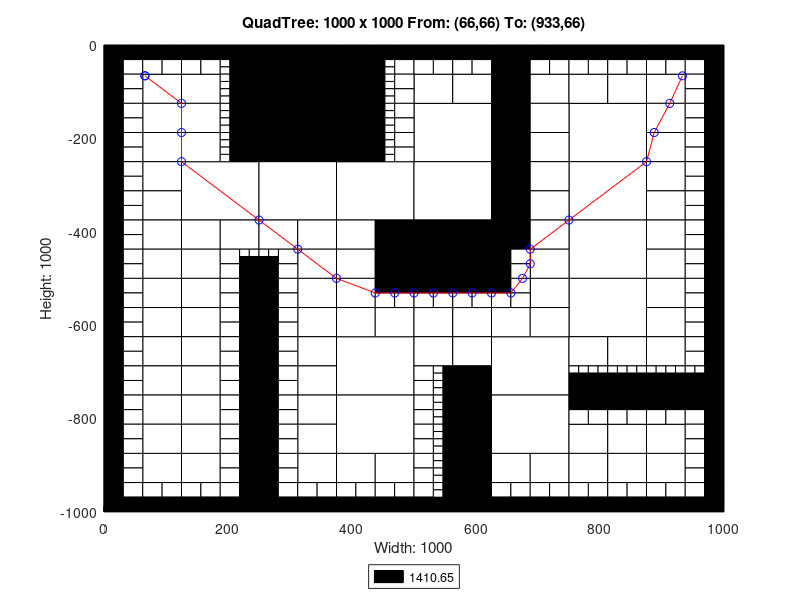

This chart was generated by the following MATLAB code:
axis([0 1000 -1000 0]);
title('QuadTree: 1000 x 1000 From: (66,66) To: (933,66)');
xlabel('Width: 1000');
ylabel('Height: 1000');
rectangle('Position',[250 -125 125 125], 'FaceColor',[0 0 0]);
rectangle('Position',[250 -250 125 125], 'FaceColor',[0 0 0]);
rectangle('Position',[125 -375 125 125], 'FaceColor',[1 1 1]);
rectangle('Position',[250 -375 125 125], 'FaceColor',[1 1 1]);
rectangle('Position',[375 -375 125 125], 'FaceColor',[1 1 1]);
rectangle('Position',[500 -250 125 125], 'FaceColor',[1 1 1]);
rectangle('Position',[750 -250 125 125], 'FaceColor',[1 1 1]);
rectangle('Position',[500 -375 125 125], 'FaceColor',[1 1 1]);
rectangle('Position',[500 -500 125 125], 'FaceColor',[0 0 0]);
rectangle('Position',[750 -375 125 125], 'FaceColor',[1 1 1]);
rectangle('Position',[750 -500 125 125], 'FaceColor',[1 1 1]);
rectangle('Position',[375 -750 125 125], 'FaceColor',[1 1 1]);
rectangle('Position',[375 -875 125 125], 'FaceColor',[1 1 1]);
rectangle('Position',[625 -750 125 125], 'FaceColor',[1 1 1]);
rectangle('Position',[750 -625 125 125], 'FaceColor',[1 1 1]);
rectangle('Position',[625 -875 125 125], 'FaceColor',[1 1 1]);
rectangle('Position',[62.5 -125 62.5 62.5], 'FaceColor',[1 1 1]);
rectangle('Position',[125 -125 62.5 62.5], 'FaceColor',[1 1 1]);
rectangle('Position',[62.5 -187.5 62.5 62.5], 'FaceColor',[1 1 1]);
rectangle('Position',[62.5 -250 62.5 62.5], 'FaceColor',[1 1 1]);
rectangle('Position',[125 -187.5 62.5 62.5], 'FaceColor',[1 1 1]);
rectangle('Position',[125 -250 62.5 62.5], 'FaceColor',[1 1 1]);
rectangle('Position',[375 -62.5 62.5 62.5], 'FaceColor',[0 0 0]);
rectangle('Position',[375 -125 62.5 62.5], 'FaceColor',[0 0 0]);
rectangle('Position',[375 -187.5 62.5 62.5], 'FaceColor',[0 0 0]);
rectangle('Position',[375 -250 62.5 62.5], 'FaceColor',[0 0 0]);
rectangle('Position',[62.5 -312.5 62.5 62.5], 'FaceColor',[1 1 1]);
rectangle('Position',[62.5 -375 62.5 62.5], 'FaceColor',[1 1 1]);
rectangle('Position',[62.5 -437.5 62.5 62.5], 'FaceColor',[1 1 1]);
rectangle('Position',[62.5 -500 62.5 62.5], 'FaceColor',[1 1 1]);
rectangle('Position',[125 -437.5 62.5 62.5], 'FaceColor',[1 1 1]);
rectangle('Position',[187.5 -437.5 62.5 62.5], 'FaceColor',[1 1 1]);
rectangle('Position',[125 -500 62.5 62.5], 'FaceColor',[1 1 1]);
rectangle('Position',[250 -437.5 62.5 62.5], 'FaceColor',[1 1 1]);
rectangle('Position',[312.5 -437.5 62.5 62.5], 'FaceColor',[1 1 1]);
rectangle('Position',[312.5 -500 62.5 62.5], 'FaceColor',[1 1 1]);
rectangle('Position',[375 -437.5 62.5 62.5], 'FaceColor',[1 1 1]);
rectangle('Position',[437.5 -437.5 62.5 62.5], 'FaceColor',[0 0 0]);
rectangle('Position',[375 -500 62.5 62.5], 'FaceColor',[1 1 1]);
rectangle('Position',[437.5 -500 62.5 62.5], 'FaceColor',[0 0 0]);
rectangle('Position',[500 -125 62.5 62.5], 'FaceColor',[1 1 1]);
rectangle('Position',[562.5 -125 62.5 62.5], 'FaceColor',[1 1 1]);
rectangle('Position',[625 -62.5 62.5 62.5], 'FaceColor',[0 0 0]);
rectangle('Position',[625 -125 62.5 62.5], 'FaceColor',[0 0 0]);
rectangle('Position',[687.5 -125 62.5 62.5], 'FaceColor',[1 1 1]);
rectangle('Position',[625 -187.5 62.5 62.5], 'FaceColor',[0 0 0]);
rectangle('Position',[687.5 -187.5 62.5 62.5], 'FaceColor',[1 1 1]);
rectangle('Position',[625 -250 62.5 62.5], 'FaceColor',[0 0 0]);
rectangle('Position',[687.5 -250 62.5 62.5], 'FaceColor',[1 1 1]);
rectangle('Position',[750 -125 62.5 62.5], 'FaceColor',[1 1 1]);
rectangle('Position',[812.5 -125 62.5 62.5], 'FaceColor',[1 1 1]);
rectangle('Position',[875 -125 62.5 62.5], 'FaceColor',[1 1 1]);
rectangle('Position',[875 -187.5 62.5 62.5], 'FaceColor',[1 1 1]);
rectangle('Position',[875 -250 62.5 62.5], 'FaceColor',[1 1 1]);
rectangle('Position',[625 -312.5 62.5 62.5], 'FaceColor',[0 0 0]);
rectangle('Position',[687.5 -312.5 62.5 62.5], 'FaceColor',[1 1 1]);
rectangle('Position',[625 -375 62.5 62.5], 'FaceColor',[0 0 0]);
rectangle('Position',[687.5 -375 62.5 62.5], 'FaceColor',[1 1 1]);
rectangle('Position',[625 -437.5 62.5 62.5], 'FaceColor',[0 0 0]);
rectangle('Position',[687.5 -437.5 62.5 62.5], 'FaceColor',[1 1 1]);
rectangle('Position',[687.5 -500 62.5 62.5], 'FaceColor',[1 1 1]);
rectangle('Position',[875 -312.5 62.5 62.5], 'FaceColor',[1 1 1]);
rectangle('Position',[875 -375 62.5 62.5], 'FaceColor',[1 1 1]);
rectangle('Position',[875 -437.5 62.5 62.5], 'FaceColor',[1 1 1]);
rectangle('Position',[875 -500 62.5 62.5], 'FaceColor',[1 1 1]);
rectangle('Position',[62.5 -562.5 62.5 62.5], 'FaceColor',[1 1 1]);
rectangle('Position',[62.5 -625 62.5 62.5], 'FaceColor',[1 1 1]);
rectangle('Position',[125 -562.5 62.5 62.5], 'FaceColor',[1 1 1]);
rectangle('Position',[125 -625 62.5 62.5], 'FaceColor',[1 1 1]);
rectangle('Position',[62.5 -687.5 62.5 62.5], 'FaceColor',[1 1 1]);
rectangle('Position',[62.5 -750 62.5 62.5], 'FaceColor',[1 1 1]);
rectangle('Position',[125 -687.5 62.5 62.5], 'FaceColor',[1 1 1]);
rectangle('Position',[125 -750 62.5 62.5], 'FaceColor',[1 1 1]);
rectangle('Position',[312.5 -562.5 62.5 62.5], 'FaceColor',[1 1 1]);
rectangle('Position',[312.5 -625 62.5 62.5], 'FaceColor',[1 1 1]);
rectangle('Position',[375 -562.5 62.5 62.5], 'FaceColor',[1 1 1]);
rectangle('Position',[375 -625 62.5 62.5], 'FaceColor',[1 1 1]);
rectangle('Position',[437.5 -625 62.5 62.5], 'FaceColor',[1 1 1]);
rectangle('Position',[312.5 -687.5 62.5 62.5], 'FaceColor',[1 1 1]);
rectangle('Position',[312.5 -750 62.5 62.5], 'FaceColor',[1 1 1]);
rectangle('Position',[62.5 -812.5 62.5 62.5], 'FaceColor',[1 1 1]);
rectangle('Position',[62.5 -875 62.5 62.5], 'FaceColor',[1 1 1]);
rectangle('Position',[125 -812.5 62.5 62.5], 'FaceColor',[1 1 1]);
rectangle('Position',[125 -875 62.5 62.5], 'FaceColor',[1 1 1]);
rectangle('Position',[62.5 -937.5 62.5 62.5], 'FaceColor',[1 1 1]);
rectangle('Position',[125 -937.5 62.5 62.5], 'FaceColor',[1 1 1]);
rectangle('Position',[312.5 -812.5 62.5 62.5], 'FaceColor',[1 1 1]);
rectangle('Position',[312.5 -875 62.5 62.5], 'FaceColor',[1 1 1]);
rectangle('Position',[312.5 -937.5 62.5 62.5], 'FaceColor',[1 1 1]);
rectangle('Position',[375 -937.5 62.5 62.5], 'FaceColor',[1 1 1]);
rectangle('Position',[437.5 -937.5 62.5 62.5], 'FaceColor',[1 1 1]);
rectangle('Position',[500 -625 62.5 62.5], 'FaceColor',[1 1 1]);
rectangle('Position',[562.5 -625 62.5 62.5], 'FaceColor',[1 1 1]);
rectangle('Position',[687.5 -562.5 62.5 62.5], 'FaceColor',[1 1 1]);
rectangle('Position',[625 -625 62.5 62.5], 'FaceColor',[1 1 1]);
rectangle('Position',[687.5 -625 62.5 62.5], 'FaceColor',[1 1 1]);
rectangle('Position',[500 -687.5 62.5 62.5], 'FaceColor',[1 1 1]);
rectangle('Position',[562.5 -687.5 62.5 62.5], 'FaceColor',[1 1 1]);
rectangle('Position',[562.5 -750 62.5 62.5], 'FaceColor',[0 0 0]);
rectangle('Position',[875 -562.5 62.5 62.5], 'FaceColor',[1 1 1]);
rectangle('Position',[875 -625 62.5 62.5], 'FaceColor',[1 1 1]);
rectangle('Position',[750 -687.5 62.5 62.5], 'FaceColor',[1 1 1]);
rectangle('Position',[812.5 -687.5 62.5 62.5], 'FaceColor',[1 1 1]);
rectangle('Position',[875 -687.5 62.5 62.5], 'FaceColor',[1 1 1]);
rectangle('Position',[562.5 -812.5 62.5 62.5], 'FaceColor',[0 0 0]);
rectangle('Position',[562.5 -875 62.5 62.5], 'FaceColor',[0 0 0]);
rectangle('Position',[562.5 -937.5 62.5 62.5], 'FaceColor',[0 0 0]);
rectangle('Position',[562.5 -1000 62.5 62.5], 'FaceColor',[0 0 0]);
rectangle('Position',[625 -937.5 62.5 62.5], 'FaceColor',[1 1 1]);
rectangle('Position',[687.5 -937.5 62.5 62.5], 'FaceColor',[1 1 1]);
rectangle('Position',[750 -875 62.5 62.5], 'FaceColor',[1 1 1]);
rectangle('Position',[812.5 -875 62.5 62.5], 'FaceColor',[1 1 1]);
rectangle('Position',[875 -875 62.5 62.5], 'FaceColor',[1 1 1]);
rectangle('Position',[750 -937.5 62.5 62.5], 'FaceColor',[1 1 1]);
rectangle('Position',[812.5 -937.5 62.5 62.5], 'FaceColor',[1 1 1]);
rectangle('Position',[875 -937.5 62.5 62.5], 'FaceColor',[1 1 1]);
rectangle('Position',[0 -31.25 31.25 31.25], 'FaceColor',[0 0 0]);
rectangle('Position',[31.25 -31.25 31.25 31.25], 'FaceColor',[0 0 0]);
rectangle('Position',[0 -62.5 31.25 31.25], 'FaceColor',[0 0 0]);
rectangle('Position',[31.25 -62.5 31.25 31.25], 'FaceColor',[1 1 1]);
rectangle('Position',[62.5 -31.25 31.25 31.25], 'FaceColor',[0 0 0]);
rectangle('Position',[93.75 -31.25 31.25 31.25], 'FaceColor',[0 0 0]);
rectangle('Position',[62.5 -62.5 31.25 31.25], 'FaceColor',[1 1 1]);
rectangle('Position',[93.75 -62.5 31.25 31.25], 'FaceColor',[1 1 1]);
rectangle('Position',[0 -93.75 31.25 31.25], 'FaceColor',[0 0 0]);
rectangle('Position',[31.25 -93.75 31.25 31.25], 'FaceColor',[1 1 1]);
rectangle('Position',[0 -125 31.25 31.25], 'FaceColor',[0 0 0]);
rectangle('Position',[31.25 -125 31.25 31.25], 'FaceColor',[1 1 1]);
rectangle('Position',[125 -31.25 31.25 31.25], 'FaceColor',[0 0 0]);
rectangle('Position',[156.25 -31.25 31.25 31.25], 'FaceColor',[0 0 0]);
rectangle('Position',[125 -62.5 31.25 31.25], 'FaceColor',[1 1 1]);
rectangle('Position',[156.25 -62.5 31.25 31.25], 'FaceColor',[1 1 1]);
rectangle('Position',[187.5 -31.25 31.25 31.25], 'FaceColor',[0 0 0]);
rectangle('Position',[218.75 -31.25 31.25 31.25], 'FaceColor',[0 0 0]);
rectangle('Position',[218.75 -62.5 31.25 31.25], 'FaceColor',[0 0 0]);
rectangle('Position',[218.75 -93.75 31.25 31.25], 'FaceColor',[0 0 0]);
rectangle('Position',[218.75 -125 31.25 31.25], 'FaceColor',[0 0 0]);
rectangle('Position',[0 -156.25 31.25 31.25], 'FaceColor',[0 0 0]);
rectangle('Position',[31.25 -156.25 31.25 31.25], 'FaceColor',[1 1 1]);
rectangle('Position',[0 -187.5 31.25 31.25], 'FaceColor',[0 0 0]);
rectangle('Position',[31.25 -187.5 31.25 31.25], 'FaceColor',[1 1 1]);
rectangle('Position',[0 -218.75 31.25 31.25], 'FaceColor',[0 0 0]);
rectangle('Position',[31.25 -218.75 31.25 31.25], 'FaceColor',[1 1 1]);
rectangle('Position',[0 -250 31.25 31.25], 'FaceColor',[0 0 0]);
rectangle('Position',[31.25 -250 31.25 31.25], 'FaceColor',[1 1 1]);
rectangle('Position',[218.75 -156.25 31.25 31.25], 'FaceColor',[0 0 0]);
rectangle('Position',[218.75 -187.5 31.25 31.25], 'FaceColor',[0 0 0]);
rectangle('Position',[218.75 -218.75 31.25 31.25], 'FaceColor',[0 0 0]);
rectangle('Position',[218.75 -250 31.25 31.25], 'FaceColor',[0 0 0]);
rectangle('Position',[437.5 -31.25 31.25 31.25], 'FaceColor',[0 0 0]);
rectangle('Position',[468.75 -31.25 31.25 31.25], 'FaceColor',[0 0 0]);
rectangle('Position',[468.75 -62.5 31.25 31.25], 'FaceColor',[1 1 1]);
rectangle('Position',[468.75 -93.75 31.25 31.25], 'FaceColor',[1 1 1]);
rectangle('Position',[468.75 -125 31.25 31.25], 'FaceColor',[1 1 1]);
rectangle('Position',[468.75 -156.25 31.25 31.25], 'FaceColor',[1 1 1]);
rectangle('Position',[468.75 -187.5 31.25 31.25], 'FaceColor',[1 1 1]);
rectangle('Position',[468.75 -218.75 31.25 31.25], 'FaceColor',[1 1 1]);
rectangle('Position',[468.75 -250 31.25 31.25], 'FaceColor',[1 1 1]);
rectangle('Position',[0 -281.25 31.25 31.25], 'FaceColor',[0 0 0]);
rectangle('Position',[31.25 -281.25 31.25 31.25], 'FaceColor',[1 1 1]);
rectangle('Position',[0 -312.5 31.25 31.25], 'FaceColor',[0 0 0]);
rectangle('Position',[31.25 -312.5 31.25 31.25], 'FaceColor',[1 1 1]);
rectangle('Position',[0 -343.75 31.25 31.25], 'FaceColor',[0 0 0]);
rectangle('Position',[31.25 -343.75 31.25 31.25], 'FaceColor',[1 1 1]);
rectangle('Position',[0 -375 31.25 31.25], 'FaceColor',[0 0 0]);
rectangle('Position',[31.25 -375 31.25 31.25], 'FaceColor',[1 1 1]);
rectangle('Position',[0 -406.25 31.25 31.25], 'FaceColor',[0 0 0]);
rectangle('Position',[31.25 -406.25 31.25 31.25], 'FaceColor',[1 1 1]);
rectangle('Position',[0 -437.5 31.25 31.25], 'FaceColor',[0 0 0]);
rectangle('Position',[31.25 -437.5 31.25 31.25], 'FaceColor',[1 1 1]);
rectangle('Position',[0 -468.75 31.25 31.25], 'FaceColor',[0 0 0]);
rectangle('Position',[31.25 -468.75 31.25 31.25], 'FaceColor',[1 1 1]);
rectangle('Position',[0 -500 31.25 31.25], 'FaceColor',[0 0 0]);
rectangle('Position',[31.25 -500 31.25 31.25], 'FaceColor',[1 1 1]);
rectangle('Position',[187.5 -468.75 31.25 31.25], 'FaceColor',[1 1 1]);
rectangle('Position',[187.5 -500 31.25 31.25], 'FaceColor',[1 1 1]);
rectangle('Position',[218.75 -500 31.25 31.25], 'FaceColor',[0 0 0]);
rectangle('Position',[281.25 -468.75 31.25 31.25], 'FaceColor',[1 1 1]);
rectangle('Position',[250 -500 31.25 31.25], 'FaceColor',[0 0 0]);
rectangle('Position',[281.25 -500 31.25 31.25], 'FaceColor',[1 1 1]);
rectangle('Position',[500 -31.25 31.25 31.25], 'FaceColor',[0 0 0]);
rectangle('Position',[531.25 -31.25 31.25 31.25], 'FaceColor',[0 0 0]);
rectangle('Position',[500 -62.5 31.25 31.25], 'FaceColor',[1 1 1]);
rectangle('Position',[531.25 -62.5 31.25 31.25], 'FaceColor',[1 1 1]);
rectangle('Position',[562.5 -31.25 31.25 31.25], 'FaceColor',[0 0 0]);
rectangle('Position',[593.75 -31.25 31.25 31.25], 'FaceColor',[0 0 0]);
rectangle('Position',[562.5 -62.5 31.25 31.25], 'FaceColor',[1 1 1]);
rectangle('Position',[593.75 -62.5 31.25 31.25], 'FaceColor',[1 1 1]);
rectangle('Position',[687.5 -31.25 31.25 31.25], 'FaceColor',[0 0 0]);
rectangle('Position',[718.75 -31.25 31.25 31.25], 'FaceColor',[0 0 0]);
rectangle('Position',[687.5 -62.5 31.25 31.25], 'FaceColor',[1 1 1]);
rectangle('Position',[718.75 -62.5 31.25 31.25], 'FaceColor',[1 1 1]);
rectangle('Position',[750 -31.25 31.25 31.25], 'FaceColor',[0 0 0]);
rectangle('Position',[781.25 -31.25 31.25 31.25], 'FaceColor',[0 0 0]);
rectangle('Position',[750 -62.5 31.25 31.25], 'FaceColor',[1 1 1]);
rectangle('Position',[781.25 -62.5 31.25 31.25], 'FaceColor',[1 1 1]);
rectangle('Position',[812.5 -31.25 31.25 31.25], 'FaceColor',[0 0 0]);
rectangle('Position',[843.75 -31.25 31.25 31.25], 'FaceColor',[0 0 0]);
rectangle('Position',[812.5 -62.5 31.25 31.25], 'FaceColor',[1 1 1]);
rectangle('Position',[843.75 -62.5 31.25 31.25], 'FaceColor',[1 1 1]);
rectangle('Position',[875 -31.25 31.25 31.25], 'FaceColor',[0 0 0]);
rectangle('Position',[906.25 -31.25 31.25 31.25], 'FaceColor',[0 0 0]);
rectangle('Position',[875 -62.5 31.25 31.25], 'FaceColor',[1 1 1]);
rectangle('Position',[906.25 -62.5 31.25 31.25], 'FaceColor',[1 1 1]);
rectangle('Position',[937.5 -31.25 31.25 31.25], 'FaceColor',[0 0 0]);
rectangle('Position',[968.75 -31.25 31.25 31.25], 'FaceColor',[0 0 0]);
rectangle('Position',[937.5 -62.5 31.25 31.25], 'FaceColor',[1 1 1]);
rectangle('Position',[968.75 -62.5 31.25 31.25], 'FaceColor',[0 0 0]);
rectangle('Position',[937.5 -93.75 31.25 31.25], 'FaceColor',[1 1 1]);
rectangle('Position',[968.75 -93.75 31.25 31.25], 'FaceColor',[0 0 0]);
rectangle('Position',[937.5 -125 31.25 31.25], 'FaceColor',[1 1 1]);
rectangle('Position',[968.75 -125 31.25 31.25], 'FaceColor',[0 0 0]);
rectangle('Position',[937.5 -156.25 31.25 31.25], 'FaceColor',[1 1 1]);
rectangle('Position',[968.75 -156.25 31.25 31.25], 'FaceColor',[0 0 0]);
rectangle('Position',[937.5 -187.5 31.25 31.25], 'FaceColor',[1 1 1]);
rectangle('Position',[968.75 -187.5 31.25 31.25], 'FaceColor',[0 0 0]);
rectangle('Position',[937.5 -218.75 31.25 31.25], 'FaceColor',[1 1 1]);
rectangle('Position',[968.75 -218.75 31.25 31.25], 'FaceColor',[0 0 0]);
rectangle('Position',[937.5 -250 31.25 31.25], 'FaceColor',[1 1 1]);
rectangle('Position',[968.75 -250 31.25 31.25], 'FaceColor',[0 0 0]);
rectangle('Position',[625 -468.75 31.25 31.25], 'FaceColor',[0 0 0]);
rectangle('Position',[656.25 -468.75 31.25 31.25], 'FaceColor',[1 1 1]);
rectangle('Position',[625 -500 31.25 31.25], 'FaceColor',[0 0 0]);
rectangle('Position',[656.25 -500 31.25 31.25], 'FaceColor',[1 1 1]);
rectangle('Position',[937.5 -281.25 31.25 31.25], 'FaceColor',[1 1 1]);
rectangle('Position',[968.75 -281.25 31.25 31.25], 'FaceColor',[0 0 0]);
rectangle('Position',[937.5 -312.5 31.25 31.25], 'FaceColor',[1 1 1]);
rectangle('Position',[968.75 -312.5 31.25 31.25], 'FaceColor',[0 0 0]);
rectangle('Position',[937.5 -343.75 31.25 31.25], 'FaceColor',[1 1 1]);
rectangle('Position',[968.75 -343.75 31.25 31.25], 'FaceColor',[0 0 0]);
rectangle('Position',[937.5 -375 31.25 31.25], 'FaceColor',[1 1 1]);
rectangle('Position',[968.75 -375 31.25 31.25], 'FaceColor',[0 0 0]);
rectangle('Position',[937.5 -406.25 31.25 31.25], 'FaceColor',[1 1 1]);
rectangle('Position',[968.75 -406.25 31.25 31.25], 'FaceColor',[0 0 0]);
rectangle('Position',[937.5 -437.5 31.25 31.25], 'FaceColor',[1 1 1]);
rectangle('Position',[968.75 -437.5 31.25 31.25], 'FaceColor',[0 0 0]);
rectangle('Position',[937.5 -468.75 31.25 31.25], 'FaceColor',[1 1 1]);
rectangle('Position',[968.75 -468.75 31.25 31.25], 'FaceColor',[0 0 0]);
rectangle('Position',[937.5 -500 31.25 31.25], 'FaceColor',[1 1 1]);
rectangle('Position',[968.75 -500 31.25 31.25], 'FaceColor',[0 0 0]);
rectangle('Position',[0 -531.25 31.25 31.25], 'FaceColor',[0 0 0]);
rectangle('Position',[31.25 -531.25 31.25 31.25], 'FaceColor',[1 1 1]);
rectangle('Position',[0 -562.5 31.25 31.25], 'FaceColor',[0 0 0]);
rectangle('Position',[31.25 -562.5 31.25 31.25], 'FaceColor',[1 1 1]);
rectangle('Position',[0 -593.75 31.25 31.25], 'FaceColor',[0 0 0]);
rectangle('Position',[31.25 -593.75 31.25 31.25], 'FaceColor',[1 1 1]);
rectangle('Position',[0 -625 31.25 31.25], 'FaceColor',[0 0 0]);
rectangle('Position',[31.25 -625 31.25 31.25], 'FaceColor',[1 1 1]);
rectangle('Position',[187.5 -531.25 31.25 31.25], 'FaceColor',[1 1 1]);
rectangle('Position',[218.75 -531.25 31.25 31.25], 'FaceColor',[0 0 0]);
rectangle('Position',[187.5 -562.5 31.25 31.25], 'FaceColor',[1 1 1]);
rectangle('Position',[218.75 -562.5 31.25 31.25], 'FaceColor',[0 0 0]);
rectangle('Position',[187.5 -593.75 31.25 31.25], 'FaceColor',[1 1 1]);
rectangle('Position',[218.75 -593.75 31.25 31.25], 'FaceColor',[0 0 0]);
rectangle('Position',[187.5 -625 31.25 31.25], 'FaceColor',[1 1 1]);
rectangle('Position',[218.75 -625 31.25 31.25], 'FaceColor',[0 0 0]);
rectangle('Position',[0 -656.25 31.25 31.25], 'FaceColor',[0 0 0]);
rectangle('Position',[31.25 -656.25 31.25 31.25], 'FaceColor',[1 1 1]);
rectangle('Position',[0 -687.5 31.25 31.25], 'FaceColor',[0 0 0]);
rectangle('Position',[31.25 -687.5 31.25 31.25], 'FaceColor',[1 1 1]);
rectangle('Position',[0 -718.75 31.25 31.25], 'FaceColor',[0 0 0]);
rectangle('Position',[31.25 -718.75 31.25 31.25], 'FaceColor',[1 1 1]);
rectangle('Position',[0 -750 31.25 31.25], 'FaceColor',[0 0 0]);
rectangle('Position',[31.25 -750 31.25 31.25], 'FaceColor',[1 1 1]);
rectangle('Position',[187.5 -656.25 31.25 31.25], 'FaceColor',[1 1 1]);
rectangle('Position',[218.75 -656.25 31.25 31.25], 'FaceColor',[0 0 0]);
rectangle('Position',[187.5 -687.5 31.25 31.25], 'FaceColor',[1 1 1]);
rectangle('Position',[218.75 -687.5 31.25 31.25], 'FaceColor',[0 0 0]);
rectangle('Position',[187.5 -718.75 31.25 31.25], 'FaceColor',[1 1 1]);
rectangle('Position',[218.75 -718.75 31.25 31.25], 'FaceColor',[0 0 0]);
rectangle('Position',[187.5 -750 31.25 31.25], 'FaceColor',[1 1 1]);
rectangle('Position',[218.75 -750 31.25 31.25], 'FaceColor',[0 0 0]);
rectangle('Position',[250 -531.25 31.25 31.25], 'FaceColor',[0 0 0]);
rectangle('Position',[281.25 -531.25 31.25 31.25], 'FaceColor',[1 1 1]);
rectangle('Position',[250 -562.5 31.25 31.25], 'FaceColor',[0 0 0]);
rectangle('Position',[281.25 -562.5 31.25 31.25], 'FaceColor',[1 1 1]);
rectangle('Position',[250 -593.75 31.25 31.25], 'FaceColor',[0 0 0]);
rectangle('Position',[281.25 -593.75 31.25 31.25], 'FaceColor',[1 1 1]);
rectangle('Position',[250 -625 31.25 31.25], 'FaceColor',[0 0 0]);
rectangle('Position',[281.25 -625 31.25 31.25], 'FaceColor',[1 1 1]);
rectangle('Position',[437.5 -531.25 31.25 31.25], 'FaceColor',[0 0 0]);
rectangle('Position',[468.75 -531.25 31.25 31.25], 'FaceColor',[0 0 0]);
rectangle('Position',[437.5 -562.5 31.25 31.25], 'FaceColor',[1 1 1]);
rectangle('Position',[468.75 -562.5 31.25 31.25], 'FaceColor',[1 1 1]);
rectangle('Position',[250 -656.25 31.25 31.25], 'FaceColor',[0 0 0]);
rectangle('Position',[281.25 -656.25 31.25 31.25], 'FaceColor',[1 1 1]);
rectangle('Position',[250 -687.5 31.25 31.25], 'FaceColor',[0 0 0]);
rectangle('Position',[281.25 -687.5 31.25 31.25], 'FaceColor',[1 1 1]);
rectangle('Position',[250 -718.75 31.25 31.25], 'FaceColor',[0 0 0]);
rectangle('Position',[281.25 -718.75 31.25 31.25], 'FaceColor',[1 1 1]);
rectangle('Position',[250 -750 31.25 31.25], 'FaceColor',[0 0 0]);
rectangle('Position',[281.25 -750 31.25 31.25], 'FaceColor',[1 1 1]);
rectangle('Position',[0 -781.25 31.25 31.25], 'FaceColor',[0 0 0]);
rectangle('Position',[31.25 -781.25 31.25 31.25], 'FaceColor',[1 1 1]);
rectangle('Position',[0 -812.5 31.25 31.25], 'FaceColor',[0 0 0]);
rectangle('Position',[31.25 -812.5 31.25 31.25], 'FaceColor',[1 1 1]);
rectangle('Position',[0 -843.75 31.25 31.25], 'FaceColor',[0 0 0]);
rectangle('Position',[31.25 -843.75 31.25 31.25], 'FaceColor',[1 1 1]);
rectangle('Position',[0 -875 31.25 31.25], 'FaceColor',[0 0 0]);
rectangle('Position',[31.25 -875 31.25 31.25], 'FaceColor',[1 1 1]);
rectangle('Position',[187.5 -781.25 31.25 31.25], 'FaceColor',[1 1 1]);
rectangle('Position',[218.75 -781.25 31.25 31.25], 'FaceColor',[0 0 0]);
rectangle('Position',[187.5 -812.5 31.25 31.25], 'FaceColor',[1 1 1]);
rectangle('Position',[218.75 -812.5 31.25 31.25], 'FaceColor',[0 0 0]);
rectangle('Position',[187.5 -843.75 31.25 31.25], 'FaceColor',[1 1 1]);
rectangle('Position',[218.75 -843.75 31.25 31.25], 'FaceColor',[0 0 0]);
rectangle('Position',[187.5 -875 31.25 31.25], 'FaceColor',[1 1 1]);
rectangle('Position',[218.75 -875 31.25 31.25], 'FaceColor',[0 0 0]);
rectangle('Position',[0 -906.25 31.25 31.25], 'FaceColor',[0 0 0]);
rectangle('Position',[31.25 -906.25 31.25 31.25], 'FaceColor',[1 1 1]);
rectangle('Position',[0 -937.5 31.25 31.25], 'FaceColor',[0 0 0]);
rectangle('Position',[31.25 -937.5 31.25 31.25], 'FaceColor',[1 1 1]);
rectangle('Position',[0 -968.75 31.25 31.25], 'FaceColor',[0 0 0]);
rectangle('Position',[31.25 -968.75 31.25 31.25], 'FaceColor',[1 1 1]);
rectangle('Position',[0 -1000 31.25 31.25], 'FaceColor',[0 0 0]);
rectangle('Position',[31.25 -1000 31.25 31.25], 'FaceColor',[0 0 0]);
rectangle('Position',[62.5 -968.75 31.25 31.25], 'FaceColor',[1 1 1]);
rectangle('Position',[93.75 -968.75 31.25 31.25], 'FaceColor',[1 1 1]);
rectangle('Position',[62.5 -1000 31.25 31.25], 'FaceColor',[0 0 0]);
rectangle('Position',[93.75 -1000 31.25 31.25], 'FaceColor',[0 0 0]);
rectangle('Position',[187.5 -906.25 31.25 31.25], 'FaceColor',[1 1 1]);
rectangle('Position',[218.75 -906.25 31.25 31.25], 'FaceColor',[0 0 0]);
rectangle('Position',[187.5 -937.5 31.25 31.25], 'FaceColor',[1 1 1]);
rectangle('Position',[218.75 -937.5 31.25 31.25], 'FaceColor',[0 0 0]);
rectangle('Position',[125 -968.75 31.25 31.25], 'FaceColor',[1 1 1]);
rectangle('Position',[156.25 -968.75 31.25 31.25], 'FaceColor',[1 1 1]);
rectangle('Position',[125 -1000 31.25 31.25], 'FaceColor',[0 0 0]);
rectangle('Position',[156.25 -1000 31.25 31.25], 'FaceColor',[0 0 0]);
rectangle('Position',[187.5 -968.75 31.25 31.25], 'FaceColor',[1 1 1]);
rectangle('Position',[218.75 -968.75 31.25 31.25], 'FaceColor',[0 0 0]);
rectangle('Position',[187.5 -1000 31.25 31.25], 'FaceColor',[0 0 0]);
rectangle('Position',[218.75 -1000 31.25 31.25], 'FaceColor',[0 0 0]);
rectangle('Position',[250 -781.25 31.25 31.25], 'FaceColor',[0 0 0]);
rectangle('Position',[281.25 -781.25 31.25 31.25], 'FaceColor',[1 1 1]);
rectangle('Position',[250 -812.5 31.25 31.25], 'FaceColor',[0 0 0]);
rectangle('Position',[281.25 -812.5 31.25 31.25], 'FaceColor',[1 1 1]);
rectangle('Position',[250 -843.75 31.25 31.25], 'FaceColor',[0 0 0]);
rectangle('Position',[281.25 -843.75 31.25 31.25], 'FaceColor',[1 1 1]);
rectangle('Position',[250 -875 31.25 31.25], 'FaceColor',[0 0 0]);
rectangle('Position',[281.25 -875 31.25 31.25], 'FaceColor',[1 1 1]);
rectangle('Position',[250 -906.25 31.25 31.25], 'FaceColor',[0 0 0]);
rectangle('Position',[281.25 -906.25 31.25 31.25], 'FaceColor',[1 1 1]);
rectangle('Position',[250 -937.5 31.25 31.25], 'FaceColor',[0 0 0]);
rectangle('Position',[281.25 -937.5 31.25 31.25], 'FaceColor',[1 1 1]);
rectangle('Position',[250 -968.75 31.25 31.25], 'FaceColor',[0 0 0]);
rectangle('Position',[281.25 -968.75 31.25 31.25], 'FaceColor',[1 1 1]);
rectangle('Position',[250 -1000 31.25 31.25], 'FaceColor',[0 0 0]);
rectangle('Position',[281.25 -1000 31.25 31.25], 'FaceColor',[0 0 0]);
rectangle('Position',[312.5 -968.75 31.25 31.25], 'FaceColor',[1 1 1]);
rectangle('Position',[343.75 -968.75 31.25 31.25], 'FaceColor',[1 1 1]);
rectangle('Position',[312.5 -1000 31.25 31.25], 'FaceColor',[0 0 0]);
rectangle('Position',[343.75 -1000 31.25 31.25], 'FaceColor',[0 0 0]);
rectangle('Position',[375 -968.75 31.25 31.25], 'FaceColor',[1 1 1]);
rectangle('Position',[406.25 -968.75 31.25 31.25], 'FaceColor',[1 1 1]);
rectangle('Position',[375 -1000 31.25 31.25], 'FaceColor',[0 0 0]);
rectangle('Position',[406.25 -1000 31.25 31.25], 'FaceColor',[0 0 0]);
rectangle('Position',[437.5 -968.75 31.25 31.25], 'FaceColor',[1 1 1]);
rectangle('Position',[468.75 -968.75 31.25 31.25], 'FaceColor',[1 1 1]);
rectangle('Position',[437.5 -1000 31.25 31.25], 'FaceColor',[0 0 0]);
rectangle('Position',[468.75 -1000 31.25 31.25], 'FaceColor',[0 0 0]);
rectangle('Position',[500 -531.25 31.25 31.25], 'FaceColor',[0 0 0]);
rectangle('Position',[531.25 -531.25 31.25 31.25], 'FaceColor',[0 0 0]);
rectangle('Position',[500 -562.5 31.25 31.25], 'FaceColor',[1 1 1]);
rectangle('Position',[531.25 -562.5 31.25 31.25], 'FaceColor',[1 1 1]);
rectangle('Position',[562.5 -531.25 31.25 31.25], 'FaceColor',[0 0 0]);
rectangle('Position',[593.75 -531.25 31.25 31.25], 'FaceColor',[0 0 0]);
rectangle('Position',[562.5 -562.5 31.25 31.25], 'FaceColor',[1 1 1]);
rectangle('Position',[593.75 -562.5 31.25 31.25], 'FaceColor',[1 1 1]);
rectangle('Position',[625 -531.25 31.25 31.25], 'FaceColor',[0 0 0]);
rectangle('Position',[656.25 -531.25 31.25 31.25], 'FaceColor',[1 1 1]);
rectangle('Position',[625 -562.5 31.25 31.25], 'FaceColor',[1 1 1]);
rectangle('Position',[656.25 -562.5 31.25 31.25], 'FaceColor',[1 1 1]);
rectangle('Position',[500 -718.75 31.25 31.25], 'FaceColor',[1 1 1]);
rectangle('Position',[500 -750 31.25 31.25], 'FaceColor',[1 1 1]);
rectangle('Position',[937.5 -531.25 31.25 31.25], 'FaceColor',[1 1 1]);
rectangle('Position',[968.75 -531.25 31.25 31.25], 'FaceColor',[0 0 0]);
rectangle('Position',[937.5 -562.5 31.25 31.25], 'FaceColor',[1 1 1]);
rectangle('Position',[968.75 -562.5 31.25 31.25], 'FaceColor',[0 0 0]);
rectangle('Position',[937.5 -593.75 31.25 31.25], 'FaceColor',[1 1 1]);
rectangle('Position',[968.75 -593.75 31.25 31.25], 'FaceColor',[0 0 0]);
rectangle('Position',[937.5 -625 31.25 31.25], 'FaceColor',[1 1 1]);
rectangle('Position',[968.75 -625 31.25 31.25], 'FaceColor',[0 0 0]);
rectangle('Position',[750 -750 31.25 31.25], 'FaceColor',[0 0 0]);
rectangle('Position',[781.25 -750 31.25 31.25], 'FaceColor',[0 0 0]);
rectangle('Position',[812.5 -750 31.25 31.25], 'FaceColor',[0 0 0]);
rectangle('Position',[843.75 -750 31.25 31.25], 'FaceColor',[0 0 0]);
rectangle('Position',[937.5 -656.25 31.25 31.25], 'FaceColor',[1 1 1]);
rectangle('Position',[968.75 -656.25 31.25 31.25], 'FaceColor',[0 0 0]);
rectangle('Position',[937.5 -687.5 31.25 31.25], 'FaceColor',[1 1 1]);
rectangle('Position',[968.75 -687.5 31.25 31.25], 'FaceColor',[0 0 0]);
rectangle('Position',[875 -750 31.25 31.25], 'FaceColor',[0 0 0]);
rectangle('Position',[906.25 -750 31.25 31.25], 'FaceColor',[0 0 0]);
rectangle('Position',[968.75 -718.75 31.25 31.25], 'FaceColor',[0 0 0]);
rectangle('Position',[937.5 -750 31.25 31.25], 'FaceColor',[0 0 0]);
rectangle('Position',[968.75 -750 31.25 31.25], 'FaceColor',[0 0 0]);
rectangle('Position',[500 -781.25 31.25 31.25], 'FaceColor',[1 1 1]);
rectangle('Position',[500 -812.5 31.25 31.25], 'FaceColor',[1 1 1]);
rectangle('Position',[500 -843.75 31.25 31.25], 'FaceColor',[1 1 1]);
rectangle('Position',[500 -875 31.25 31.25], 'FaceColor',[1 1 1]);
rectangle('Position',[500 -906.25 31.25 31.25], 'FaceColor',[1 1 1]);
rectangle('Position',[500 -937.5 31.25 31.25], 'FaceColor',[1 1 1]);
rectangle('Position',[500 -968.75 31.25 31.25], 'FaceColor',[1 1 1]);
rectangle('Position',[500 -1000 31.25 31.25], 'FaceColor',[0 0 0]);
rectangle('Position',[531.25 -1000 31.25 31.25], 'FaceColor',[0 0 0]);
rectangle('Position',[625 -968.75 31.25 31.25], 'FaceColor',[1 1 1]);
rectangle('Position',[656.25 -968.75 31.25 31.25], 'FaceColor',[1 1 1]);
rectangle('Position',[625 -1000 31.25 31.25], 'FaceColor',[0 0 0]);
rectangle('Position',[656.25 -1000 31.25 31.25], 'FaceColor',[0 0 0]);
rectangle('Position',[687.5 -968.75 31.25 31.25], 'FaceColor',[1 1 1]);
rectangle('Position',[718.75 -968.75 31.25 31.25], 'FaceColor',[1 1 1]);
rectangle('Position',[687.5 -1000 31.25 31.25], 'FaceColor',[0 0 0]);
rectangle('Position',[718.75 -1000 31.25 31.25], 'FaceColor',[0 0 0]);
rectangle('Position',[750 -781.25 31.25 31.25], 'FaceColor',[0 0 0]);
rectangle('Position',[781.25 -781.25 31.25 31.25], 'FaceColor',[0 0 0]);
rectangle('Position',[750 -812.5 31.25 31.25], 'FaceColor',[1 1 1]);
rectangle('Position',[781.25 -812.5 31.25 31.25], 'FaceColor',[1 1 1]);
rectangle('Position',[812.5 -781.25 31.25 31.25], 'FaceColor',[0 0 0]);
rectangle('Position',[843.75 -781.25 31.25 31.25], 'FaceColor',[0 0 0]);
rectangle('Position',[812.5 -812.5 31.25 31.25], 'FaceColor',[1 1 1]);
rectangle('Position',[843.75 -812.5 31.25 31.25], 'FaceColor',[1 1 1]);
rectangle('Position',[875 -781.25 31.25 31.25], 'FaceColor',[0 0 0]);
rectangle('Position',[906.25 -781.25 31.25 31.25], 'FaceColor',[0 0 0]);
rectangle('Position',[875 -812.5 31.25 31.25], 'FaceColor',[1 1 1]);
rectangle('Position',[906.25 -812.5 31.25 31.25], 'FaceColor',[1 1 1]);
rectangle('Position',[937.5 -781.25 31.25 31.25], 'FaceColor',[0 0 0]);
rectangle('Position',[968.75 -781.25 31.25 31.25], 'FaceColor',[0 0 0]);
rectangle('Position',[937.5 -812.5 31.25 31.25], 'FaceColor',[1 1 1]);
rectangle('Position',[968.75 -812.5 31.25 31.25], 'FaceColor',[0 0 0]);
rectangle('Position',[937.5 -843.75 31.25 31.25], 'FaceColor',[1 1 1]);
rectangle('Position',[968.75 -843.75 31.25 31.25], 'FaceColor',[0 0 0]);
rectangle('Position',[937.5 -875 31.25 31.25], 'FaceColor',[1 1 1]);
rectangle('Position',[968.75 -875 31.25 31.25], 'FaceColor',[0 0 0]);
rectangle('Position',[750 -968.75 31.25 31.25], 'FaceColor',[1 1 1]);
rectangle('Position',[781.25 -968.75 31.25 31.25], 'FaceColor',[1 1 1]);
rectangle('Position',[750 -1000 31.25 31.25], 'FaceColor',[0 0 0]);
rectangle('Position',[781.25 -1000 31.25 31.25], 'FaceColor',[0 0 0]);
rectangle('Position',[812.5 -968.75 31.25 31.25], 'FaceColor',[1 1 1]);
rectangle('Position',[843.75 -968.75 31.25 31.25], 'FaceColor',[1 1 1]);
rectangle('Position',[812.5 -1000 31.25 31.25], 'FaceColor',[0 0 0]);
rectangle('Position',[843.75 -1000 31.25 31.25], 'FaceColor',[0 0 0]);
rectangle('Position',[937.5 -906.25 31.25 31.25], 'FaceColor',[1 1 1]);
rectangle('Position',[968.75 -906.25 31.25 31.25], 'FaceColor',[0 0 0]);
rectangle('Position',[937.5 -937.5 31.25 31.25], 'FaceColor',[1 1 1]);
rectangle('Position',[968.75 -937.5 31.25 31.25], 'FaceColor',[0 0 0]);
rectangle('Position',[875 -968.75 31.25 31.25], 'FaceColor',[1 1 1]);
rectangle('Position',[906.25 -968.75 31.25 31.25], 'FaceColor',[1 1 1]);
rectangle('Position',[875 -1000 31.25 31.25], 'FaceColor',[0 0 0]);
rectangle('Position',[906.25 -1000 31.25 31.25], 'FaceColor',[0 0 0]);
rectangle('Position',[937.5 -968.75 31.25 31.25], 'FaceColor',[1 1 1]);
rectangle('Position',[968.75 -968.75 31.25 31.25], 'FaceColor',[0 0 0]);
rectangle('Position',[937.5 -1000 31.25 31.25], 'FaceColor',[0 0 0]);
rectangle('Position',[968.75 -1000 31.25 31.25], 'FaceColor',[0 0 0]);
rectangle('Position',[187.5 -46.875 15.625 15.625], 'FaceColor',[1 1 1]);
rectangle('Position',[203.125 -46.875 15.625 15.625], 'FaceColor',[0 0 0]);
rectangle('Position',[187.5 -62.5 15.625 15.625], 'FaceColor',[1 1 1]);
rectangle('Position',[203.125 -62.5 15.625 15.625], 'FaceColor',[0 0 0]);
rectangle('Position',[187.5 -78.125 15.625 15.625], 'FaceColor',[1 1 1]);
rectangle('Position',[203.125 -78.125 15.625 15.625], 'FaceColor',[0 0 0]);
rectangle('Position',[187.5 -93.75 15.625 15.625], 'FaceColor',[1 1 1]);
rectangle('Position',[203.125 -93.75 15.625 15.625], 'FaceColor',[0 0 0]);
rectangle('Position',[187.5 -109.375 15.625 15.625], 'FaceColor',[1 1 1]);
rectangle('Position',[203.125 -109.375 15.625 15.625], 'FaceColor',[0 0 0]);
rectangle('Position',[187.5 -125 15.625 15.625], 'FaceColor',[1 1 1]);
rectangle('Position',[203.125 -125 15.625 15.625], 'FaceColor',[0 0 0]);
rectangle('Position',[187.5 -140.625 15.625 15.625], 'FaceColor',[1 1 1]);
rectangle('Position',[203.125 -140.625 15.625 15.625], 'FaceColor',[0 0 0]);
rectangle('Position',[187.5 -156.25 15.625 15.625], 'FaceColor',[1 1 1]);
rectangle('Position',[203.125 -156.25 15.625 15.625], 'FaceColor',[0 0 0]);
rectangle('Position',[187.5 -171.875 15.625 15.625], 'FaceColor',[1 1 1]);
rectangle('Position',[203.125 -171.875 15.625 15.625], 'FaceColor',[0 0 0]);
rectangle('Position',[187.5 -187.5 15.625 15.625], 'FaceColor',[1 1 1]);
rectangle('Position',[203.125 -187.5 15.625 15.625], 'FaceColor',[0 0 0]);
rectangle('Position',[187.5 -203.125 15.625 15.625], 'FaceColor',[1 1 1]);
rectangle('Position',[203.125 -203.125 15.625 15.625], 'FaceColor',[0 0 0]);
rectangle('Position',[187.5 -218.75 15.625 15.625], 'FaceColor',[1 1 1]);
rectangle('Position',[203.125 -218.75 15.625 15.625], 'FaceColor',[0 0 0]);
rectangle('Position',[187.5 -234.375 15.625 15.625], 'FaceColor',[1 1 1]);
rectangle('Position',[203.125 -234.375 15.625 15.625], 'FaceColor',[0 0 0]);
rectangle('Position',[187.5 -250 15.625 15.625], 'FaceColor',[1 1 1]);
rectangle('Position',[203.125 -250 15.625 15.625], 'FaceColor',[0 0 0]);
rectangle('Position',[437.5 -46.875 15.625 15.625], 'FaceColor',[0 0 0]);
rectangle('Position',[453.125 -46.875 15.625 15.625], 'FaceColor',[1 1 1]);
rectangle('Position',[437.5 -62.5 15.625 15.625], 'FaceColor',[0 0 0]);
rectangle('Position',[453.125 -62.5 15.625 15.625], 'FaceColor',[1 1 1]);
rectangle('Position',[437.5 -78.125 15.625 15.625], 'FaceColor',[0 0 0]);
rectangle('Position',[453.125 -78.125 15.625 15.625], 'FaceColor',[1 1 1]);
rectangle('Position',[437.5 -93.75 15.625 15.625], 'FaceColor',[0 0 0]);
rectangle('Position',[453.125 -93.75 15.625 15.625], 'FaceColor',[1 1 1]);
rectangle('Position',[437.5 -109.375 15.625 15.625], 'FaceColor',[0 0 0]);
rectangle('Position',[453.125 -109.375 15.625 15.625], 'FaceColor',[1 1 1]);
rectangle('Position',[437.5 -125 15.625 15.625], 'FaceColor',[0 0 0]);
rectangle('Position',[453.125 -125 15.625 15.625], 'FaceColor',[1 1 1]);
rectangle('Position',[437.5 -140.625 15.625 15.625], 'FaceColor',[0 0 0]);
rectangle('Position',[453.125 -140.625 15.625 15.625], 'FaceColor',[1 1 1]);
rectangle('Position',[437.5 -156.25 15.625 15.625], 'FaceColor',[0 0 0]);
rectangle('Position',[453.125 -156.25 15.625 15.625], 'FaceColor',[1 1 1]);
rectangle('Position',[437.5 -171.875 15.625 15.625], 'FaceColor',[0 0 0]);
rectangle('Position',[453.125 -171.875 15.625 15.625], 'FaceColor',[1 1 1]);
rectangle('Position',[437.5 -187.5 15.625 15.625], 'FaceColor',[0 0 0]);
rectangle('Position',[453.125 -187.5 15.625 15.625], 'FaceColor',[1 1 1]);
rectangle('Position',[437.5 -203.125 15.625 15.625], 'FaceColor',[0 0 0]);
rectangle('Position',[453.125 -203.125 15.625 15.625], 'FaceColor',[1 1 1]);
rectangle('Position',[437.5 -218.75 15.625 15.625], 'FaceColor',[0 0 0]);
rectangle('Position',[453.125 -218.75 15.625 15.625], 'FaceColor',[1 1 1]);
rectangle('Position',[437.5 -234.375 15.625 15.625], 'FaceColor',[0 0 0]);
rectangle('Position',[453.125 -234.375 15.625 15.625], 'FaceColor',[1 1 1]);
rectangle('Position',[437.5 -250 15.625 15.625], 'FaceColor',[0 0 0]);
rectangle('Position',[453.125 -250 15.625 15.625], 'FaceColor',[1 1 1]);
rectangle('Position',[218.75 -453.125 15.625 15.625], 'FaceColor',[1 1 1]);
rectangle('Position',[234.375 -453.125 15.625 15.625], 'FaceColor',[1 1 1]);
rectangle('Position',[218.75 -468.75 15.625 15.625], 'FaceColor',[0 0 0]);
rectangle('Position',[234.375 -468.75 15.625 15.625], 'FaceColor',[0 0 0]);
rectangle('Position',[250 -453.125 15.625 15.625], 'FaceColor',[1 1 1]);
rectangle('Position',[265.625 -453.125 15.625 15.625], 'FaceColor',[1 1 1]);
rectangle('Position',[250 -468.75 15.625 15.625], 'FaceColor',[0 0 0]);
rectangle('Position',[265.625 -468.75 15.625 15.625], 'FaceColor',[0 0 0]);
rectangle('Position',[531.25 -703.125 15.625 15.625], 'FaceColor',[1 1 1]);
rectangle('Position',[546.875 -703.125 15.625 15.625], 'FaceColor',[0 0 0]);
rectangle('Position',[531.25 -718.75 15.625 15.625], 'FaceColor',[1 1 1]);
rectangle('Position',[546.875 -718.75 15.625 15.625], 'FaceColor',[0 0 0]);
rectangle('Position',[531.25 -734.375 15.625 15.625], 'FaceColor',[1 1 1]);
rectangle('Position',[546.875 -734.375 15.625 15.625], 'FaceColor',[0 0 0]);
rectangle('Position',[531.25 -750 15.625 15.625], 'FaceColor',[1 1 1]);
rectangle('Position',[546.875 -750 15.625 15.625], 'FaceColor',[0 0 0]);
rectangle('Position',[750 -703.125 15.625 15.625], 'FaceColor',[1 1 1]);
rectangle('Position',[765.625 -703.125 15.625 15.625], 'FaceColor',[1 1 1]);
rectangle('Position',[750 -718.75 15.625 15.625], 'FaceColor',[0 0 0]);
rectangle('Position',[765.625 -718.75 15.625 15.625], 'FaceColor',[0 0 0]);
rectangle('Position',[781.25 -703.125 15.625 15.625], 'FaceColor',[1 1 1]);
rectangle('Position',[796.875 -703.125 15.625 15.625], 'FaceColor',[1 1 1]);
rectangle('Position',[781.25 -718.75 15.625 15.625], 'FaceColor',[0 0 0]);
rectangle('Position',[796.875 -718.75 15.625 15.625], 'FaceColor',[0 0 0]);
rectangle('Position',[812.5 -703.125 15.625 15.625], 'FaceColor',[1 1 1]);
rectangle('Position',[828.125 -703.125 15.625 15.625], 'FaceColor',[1 1 1]);
rectangle('Position',[812.5 -718.75 15.625 15.625], 'FaceColor',[0 0 0]);
rectangle('Position',[828.125 -718.75 15.625 15.625], 'FaceColor',[0 0 0]);
rectangle('Position',[843.75 -703.125 15.625 15.625], 'FaceColor',[1 1 1]);
rectangle('Position',[859.375 -703.125 15.625 15.625], 'FaceColor',[1 1 1]);
rectangle('Position',[843.75 -718.75 15.625 15.625], 'FaceColor',[0 0 0]);
rectangle('Position',[859.375 -718.75 15.625 15.625], 'FaceColor',[0 0 0]);
rectangle('Position',[875 -703.125 15.625 15.625], 'FaceColor',[1 1 1]);
rectangle('Position',[890.625 -703.125 15.625 15.625], 'FaceColor',[1 1 1]);
rectangle('Position',[875 -718.75 15.625 15.625], 'FaceColor',[0 0 0]);
rectangle('Position',[890.625 -718.75 15.625 15.625], 'FaceColor',[0 0 0]);
rectangle('Position',[906.25 -703.125 15.625 15.625], 'FaceColor',[1 1 1]);
rectangle('Position',[921.875 -703.125 15.625 15.625], 'FaceColor',[1 1 1]);
rectangle('Position',[906.25 -718.75 15.625 15.625], 'FaceColor',[0 0 0]);
rectangle('Position',[921.875 -718.75 15.625 15.625], 'FaceColor',[0 0 0]);
rectangle('Position',[937.5 -703.125 15.625 15.625], 'FaceColor',[1 1 1]);
rectangle('Position',[953.125 -703.125 15.625 15.625], 'FaceColor',[1 1 1]);
rectangle('Position',[937.5 -718.75 15.625 15.625], 'FaceColor',[0 0 0]);
rectangle('Position',[953.125 -718.75 15.625 15.625], 'FaceColor',[0 0 0]);
rectangle('Position',[531.25 -765.625 15.625 15.625], 'FaceColor',[1 1 1]);
rectangle('Position',[546.875 -765.625 15.625 15.625], 'FaceColor',[0 0 0]);
rectangle('Position',[531.25 -781.25 15.625 15.625], 'FaceColor',[1 1 1]);
rectangle('Position',[546.875 -781.25 15.625 15.625], 'FaceColor',[0 0 0]);
rectangle('Position',[531.25 -796.875 15.625 15.625], 'FaceColor',[1 1 1]);
rectangle('Position',[546.875 -796.875 15.625 15.625], 'FaceColor',[0 0 0]);
rectangle('Position',[531.25 -812.5 15.625 15.625], 'FaceColor',[1 1 1]);
rectangle('Position',[546.875 -812.5 15.625 15.625], 'FaceColor',[0 0 0]);
rectangle('Position',[531.25 -828.125 15.625 15.625], 'FaceColor',[1 1 1]);
rectangle('Position',[546.875 -828.125 15.625 15.625], 'FaceColor',[0 0 0]);
rectangle('Position',[531.25 -843.75 15.625 15.625], 'FaceColor',[1 1 1]);
rectangle('Position',[546.875 -843.75 15.625 15.625], 'FaceColor',[0 0 0]);
rectangle('Position',[531.25 -859.375 15.625 15.625], 'FaceColor',[1 1 1]);
rectangle('Position',[546.875 -859.375 15.625 15.625], 'FaceColor',[0 0 0]);
rectangle('Position',[531.25 -875 15.625 15.625], 'FaceColor',[1 1 1]);
rectangle('Position',[546.875 -875 15.625 15.625], 'FaceColor',[0 0 0]);
rectangle('Position',[531.25 -890.625 15.625 15.625], 'FaceColor',[1 1 1]);
rectangle('Position',[546.875 -890.625 15.625 15.625], 'FaceColor',[0 0 0]);
rectangle('Position',[531.25 -906.25 15.625 15.625], 'FaceColor',[1 1 1]);
rectangle('Position',[546.875 -906.25 15.625 15.625], 'FaceColor',[0 0 0]);
rectangle('Position',[531.25 -921.875 15.625 15.625], 'FaceColor',[1 1 1]);
rectangle('Position',[546.875 -921.875 15.625 15.625], 'FaceColor',[0 0 0]);
rectangle('Position',[531.25 -937.5 15.625 15.625], 'FaceColor',[1 1 1]);
rectangle('Position',[546.875 -937.5 15.625 15.625], 'FaceColor',[0 0 0]);
rectangle('Position',[531.25 -953.125 15.625 15.625], 'FaceColor',[1 1 1]);
rectangle('Position',[546.875 -953.125 15.625 15.625], 'FaceColor',[0 0 0]);
rectangle('Position',[531.25 -968.75 15.625 15.625], 'FaceColor',[1 1 1]);
rectangle('Position',[546.875 -968.75 15.625 15.625], 'FaceColor',[0 0 0]);
X=[933,912.5,887.5,875,750,687.5,687.5,675,656.25,625,593.75,562.5,531.25,500,468.75,437.5,375,312.5,250,125,125,125,66,66];
Y=[-66,-125,-187.5,-250,-375,-437.5,-468.75,-500,-531.25,-531.25,-531.25,-531.25,-531.25,-531.25,-531.25,-531.25,-500,-437.5,-375,-250,-187.5,-125,-66,-66];
hold on;
plot(X,Y,'r');
plot(X,Y,'bo');
legend('1410.65','Location','southoutside');
